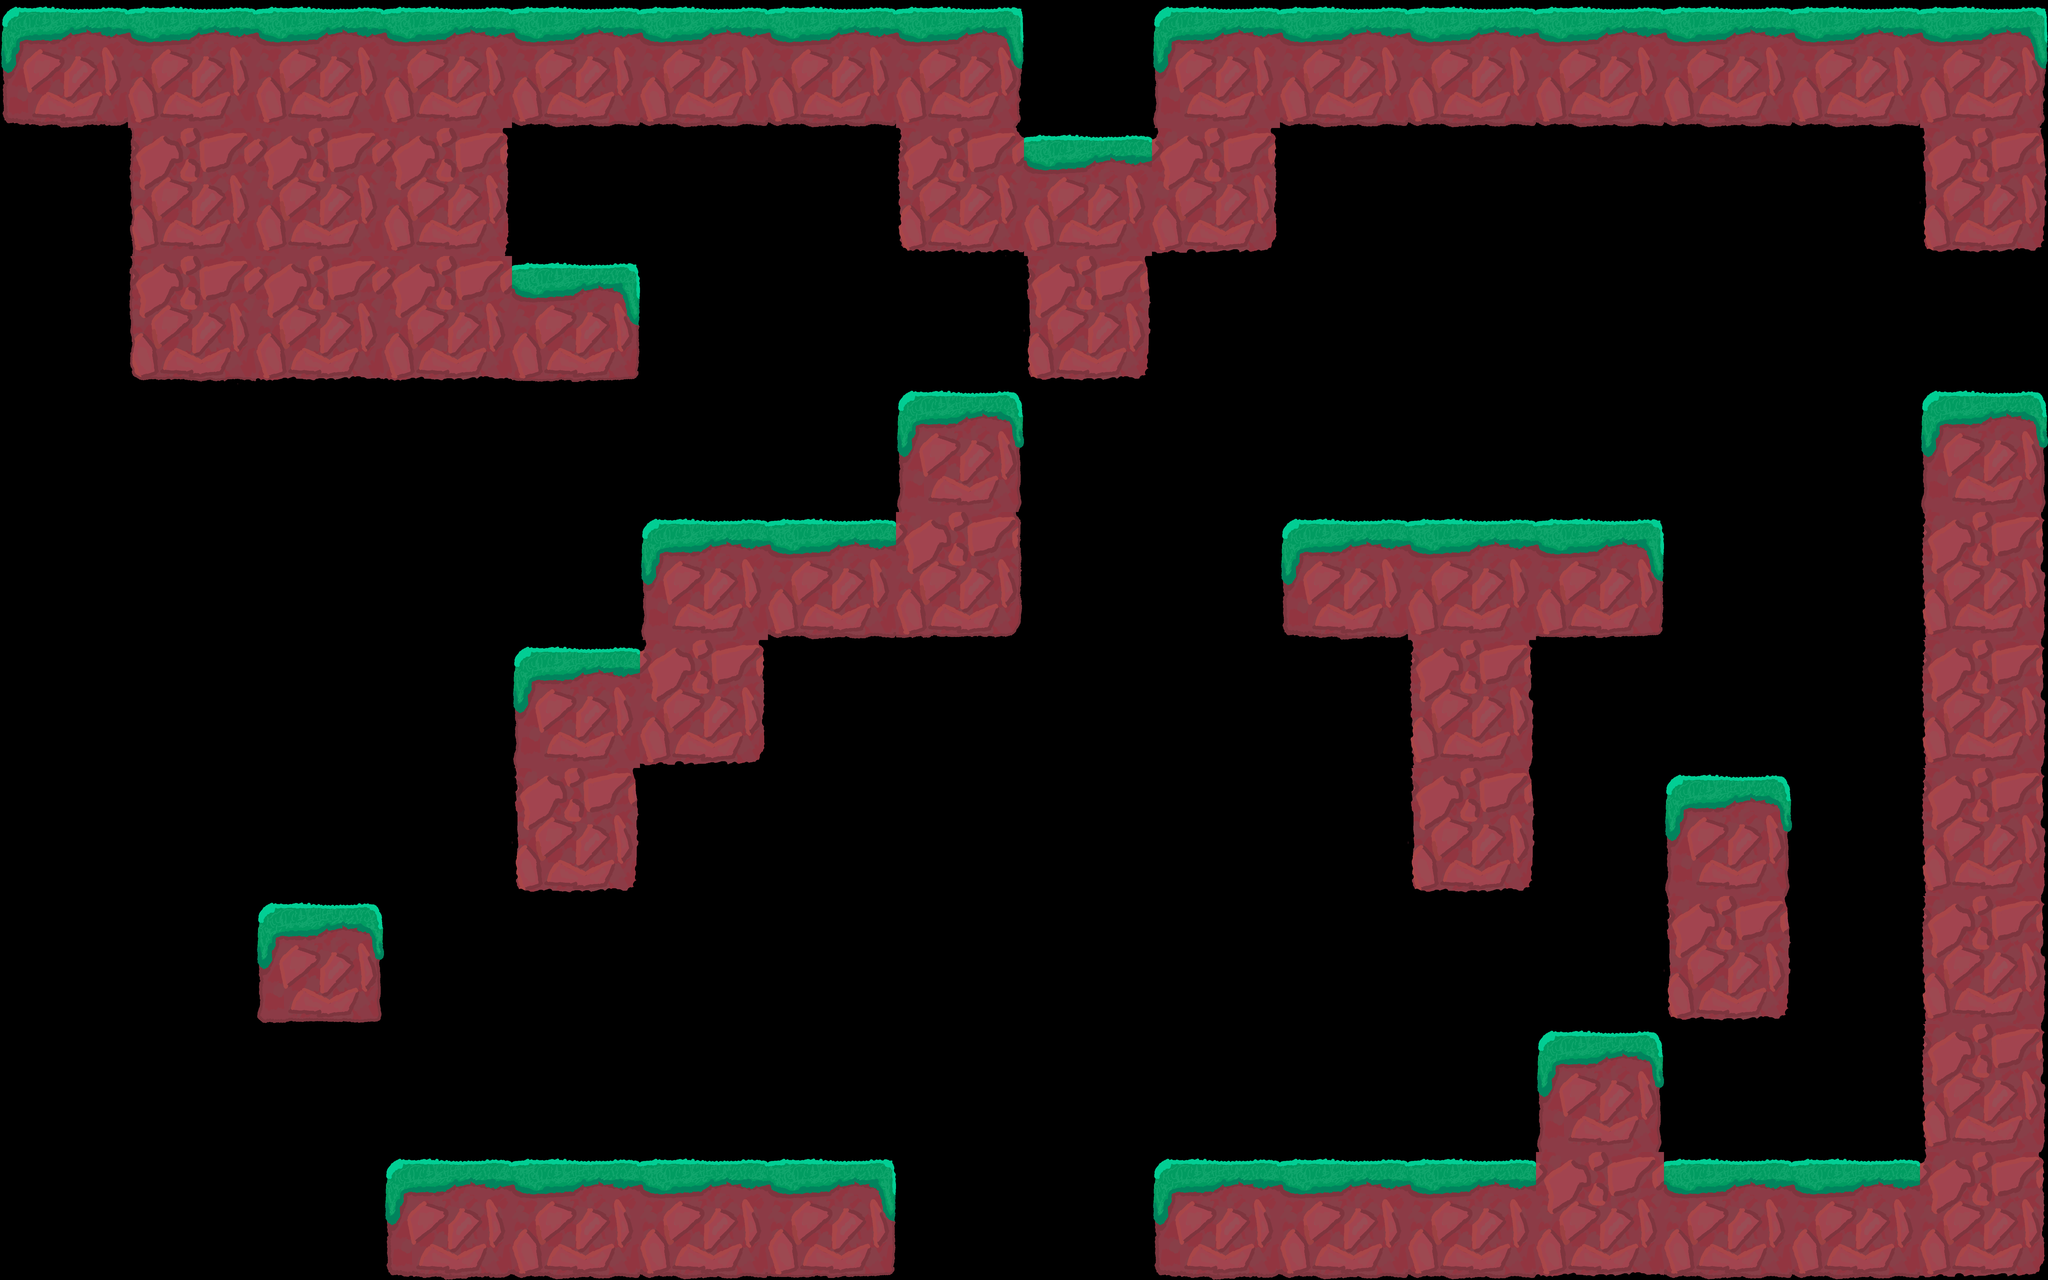

Rendered tile map (Tiled .tmx) drawn with the repository's tilesets; below, a short description and the full map source, tile grids included:
An orthogonal 16x10 tile map with 512x512 px tiles, 2 tile layers (WallLayer, GroundLayer).

<map version="1.0" orientation="orthogonal" renderorder="right-down" width="16" height="10" tilewidth="512" tileheight="512" nextobjectid="1">
 <tileset firstgid="1" source="DrawnTiles.tsx" />
 <layer name="WallLayer" width="16" height="10">
  <data encoding="csv">
20,20,20,20,20,20,20,20,0,20,20,20,20,20,20,20,
0,8,7,9,0,0,0,16,20,17,0,0,0,0,0,14,
0,10,11,11,20,0,0,0,14,0,0,0,0,0,0,0,
0,0,0,0,0,0,0,20,0,0,0,0,0,0,0,20,
0,0,0,0,0,20,20,12,0,0,20,20,20,0,0,15,
0,0,0,0,20,17,0,0,0,0,0,15,0,0,0,15,
0,0,0,0,14,0,0,0,0,0,0,14,0,20,0,15,
0,0,20,0,0,0,0,0,0,0,0,0,0,14,0,15,
0,0,0,0,0,0,0,0,0,0,0,0,20,0,0,15,
0,0,0,20,20,20,20,0,0,20,20,20,11,20,20,17
</data>
 </layer>
 <layer name="GroundLayer" width="16" height="10">
  <data encoding="csv">
4,2,2,2,5,5,5,3,0,1,5,5,5,5,5,3,
0,0,0,0,0,0,0,0,2,0,0,0,0,0,0,0,
0,0,0,0,6,0,0,0,0,0,0,0,0,0,0,0,
0,0,0,0,0,0,0,13,0,0,0,0,0,0,0,13,
0,0,0,0,0,1,5,0,0,0,4,2,6,0,0,0,
0,0,0,0,1,0,0,0,0,0,0,0,0,0,0,0,
0,0,0,0,0,0,0,0,0,0,0,0,0,13,0,0,
0,0,19,0,0,0,0,0,0,0,0,0,0,0,0,0,
0,0,0,0,0,0,0,0,0,0,0,0,13,0,0,0,
0,0,0,4,5,5,6,0,0,4,5,5,0,5,5,0
</data>
 </layer>
</map>
